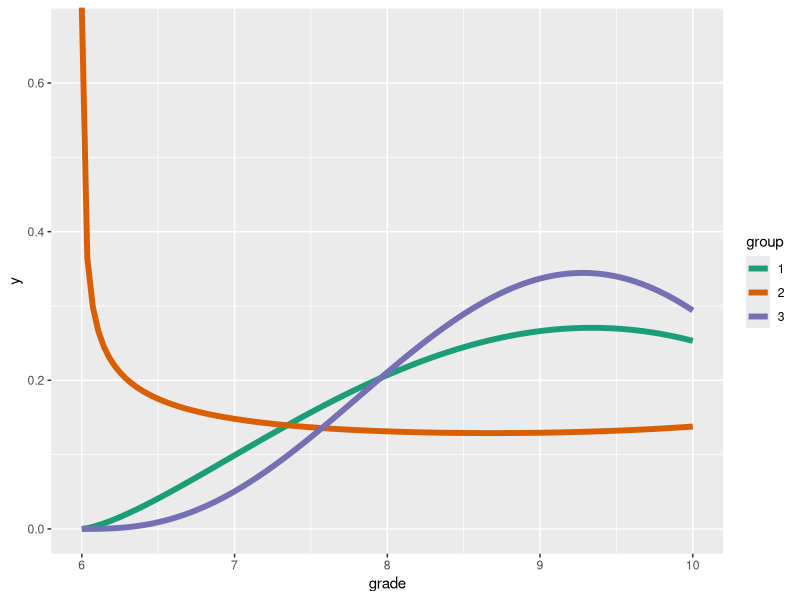
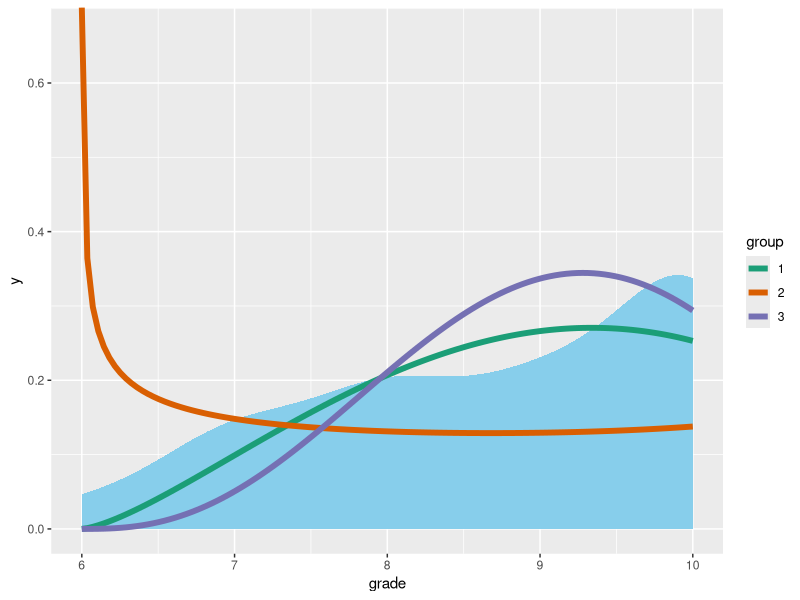

Recreate these plots in R, in order.
# libraries --------------------------------------------------------------------
library(ggplot2)
library(tidyverse)

# load the data ----------------------------------------------------------------
df <- read.csv("../data/grades.csv")

# betas ------------------------------------------------------------------------
betas <- data.frame(
  alpha = c(2.43, 0.71, 3.81),
  beta = c(2.14, 0.64, 3.33)
)

# calculate density
x_max <- 6
x <- seq(0, x_max, length.out = 1000)

df_beta <- data.frame(x = numeric(), y = numeric(), group = factor())

for (i in seq_len(nrow(betas))) {
  beta <- betas[i, ]
  y <- dbeta(x, beta$alpha, beta$beta)
  df_beta <- df_beta %>%
    add_row(x = (x * x_max) + x_max, y = y / x_max, group = as.factor(i))
}

# plot -------------------------------------------------------------------------
ggplot(data = df, aes(x = grade)) +
  geom_line(data = df_beta, aes(x = x, y = y, color = group), linewidth = 2) +
  xlim(x_max, 10) +
  scale_color_brewer(type = "qual", palette = 2)

ggplot(data = df, aes(x = grade)) +
  geom_density(color = NA, fill = "skyblue") +
  geom_line(data = df_beta, aes(x = x, y = y, color = group), linewidth = 2) +
  xlim(x_max, 10) +
  scale_color_brewer(type = "qual", palette = 2)
